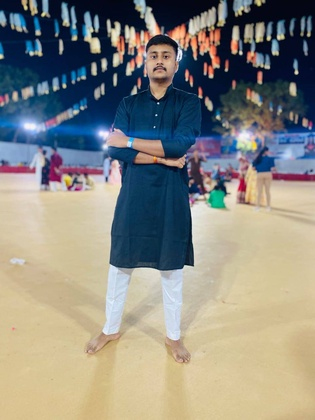
%> input picture CVIP/LABS/LAB4/myImage.jpg, 315 x 420 px, shrunk from 960 x 1280 before the run
$ octave HighBoostFilter.m   (GNU Octave 9; MATLAB toolbox functions it lacks are replaced by stand-ins)
%> lines starting %> are read from the running program, lines starting %| are printed output that depends on the picture; in (x1, y1, x2, y2) boxes, pixels count from 0 and x2, y2 are one past the last pixel; in counts of white or black regions, pixels touching at a corner belong together; the program's own positions count from 1
clc;
clear;
close all;

img = imread("./myImage.jpg");
%> img is the input picture: size 420x315x3 uint8; mean R, G, B 137.6, 136.9, 129.5
img = rgb2gray(img);
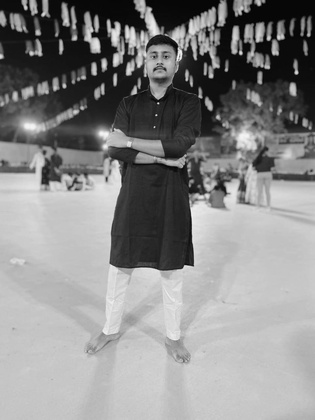
%> img: size 420x315 uint8; min 1, max 247, mean 136.3

figure;
subplot(1,2,1);
imshow(img);
title("Original Image");

#High Boost Filter with central value=4 and A=1.
kernel = [  0,  -1,  0;
            -1,  5, -1;
            0,  -1,  0; ];

[M,N] = size(img);
%> M = 420; N = 315
[m,n] = size(kernel);
a = (m-1)/2;
b = (n-1)/2;
new_imsize = zeros(M + 2*a,N + 2*b);
new_imsize(1+a:M+a,1+b:N+b) = img;
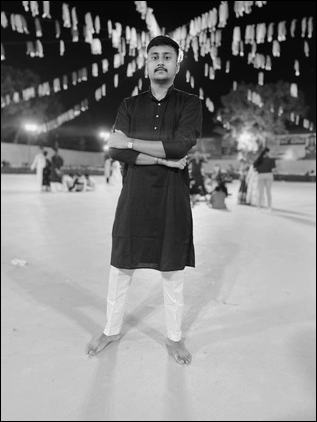
%> new_imsize: size 422x317 double; min 0, max 247, mean 134.8
out = zeros(size(img));
for i = 1+a:M+a,
  for j = 1+b:N+b,
    k = new_imsize(i-a:i+a,j-b:j+b);
    out(i-a,j-b) = sum(sum(k.*kernel));
  endfor
endfor
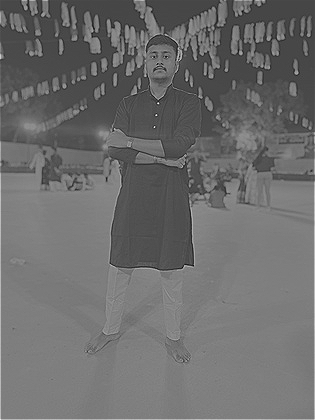
%> out: size 420x315 double; min -232, max 633, mean 137.7; drawn with min black and max white

subplot(1,2,2);
imshow(out);
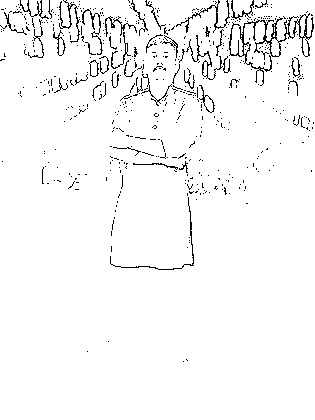
%> displayed picture: size 420x315, on the screen's scale of 0 to 255; 96.3% white; black in thin lines or dots, all inside (x1, y1, x2, y2) = (0, 0, 314, 362)
title("High Boost Filtered Image");

$ run again, with CVIP/LABS/LAB4/Assignment 4.jpeg copied over CVIP/LABS/LAB4/myImage.jpg
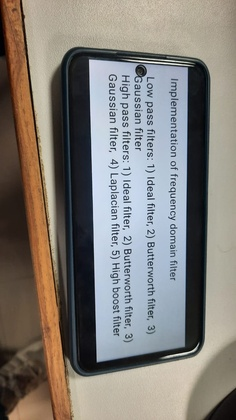
%> input picture CVIP/LABS/LAB4/Assignment 4.jpeg, 236 x 420 px, shrunk from 720 x 1280 before the run
%> img is the input picture: size 420x236x3 uint8; mean R, G, B 131, 126.6, 121.3
%> img: size 420x236 uint8
%> after the loop `for i = 1+a:M+a,`:
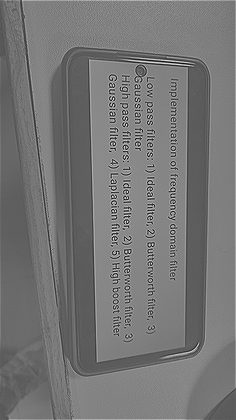
%> out: size 420x236 double; min -376, max 713, mean 128.8; drawn with min black and max white
%> `imshow(out);`:
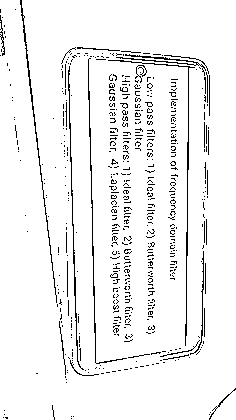
%> displayed picture: size 420x236, on the screen's scale of 0 to 255; 94.4% white; black in thin lines or dots
